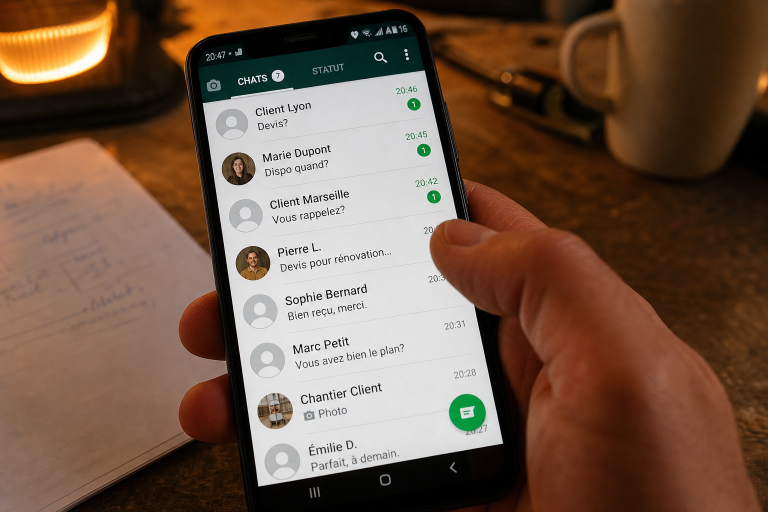
#> input picture demo-hero-avant-25min.png, 1536 x 1024 px, found by its file name (shown at 1/2 size)
$ python optimiser_images.py
#> lines starting #> are read from the running program, lines starting #| are printed output that depends on the picture
"""Optimise les images du site : le hero chargeait 4,36 Mo au-dessus de la ligne de flottaison."""
from pathlib import Path

from PIL import Image

SITE = Path(r"C:\Users\herve\Downloads\landing-herve")

# (fichier source, largeur cible) — largeur = 2x la taille d'affichage réelle
CIBLES = [
    ("demo-hero-avant-25min.png", 1040),
    ("demo-hero-apres-2min.png", 1040),
    ("og-image.png", 1200),
    ("herve-photo.png", 256),
]


def ko(p: Path) -> float:
    return round(p.stat().st_size / 1024, 1)


for nom, largeur in CIBLES:
    src = SITE / nom
    if not src.exists():
        print(f"ABSENT  {nom}")
        continue

    im = Image.open(src).convert("RGB")
#> im is the input picture: PIL image 1536x1024 RGB; mean R, G, B 116.1, 89.9, 72.6
    if im.width > largeur:
        hauteur = round(im.height * largeur / im.width)
#> hauteur = 693
        im = im.resize((largeur, hauteur), Image.LANCZOS)
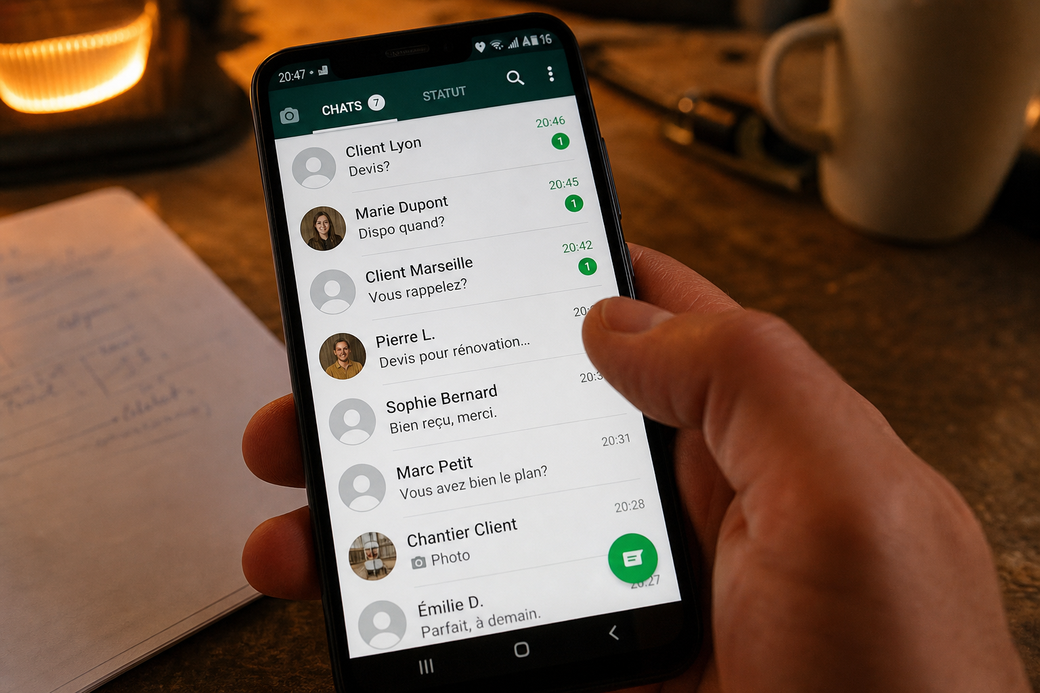
#> im: PIL image 1040x693 RGB; mean R, G, B 116.1, 89.9, 72.7

    webp = src.with_suffix(".webp")
    jpg = src.with_suffix(".jpg")
    im.save(webp, "WEBP", quality=86, method=6)
    im.save(jpg, "JPEG", quality=85, optimize=True, progressive=True)

    print(
#> (the run stopped early here; a loop or call above may not have finished)
